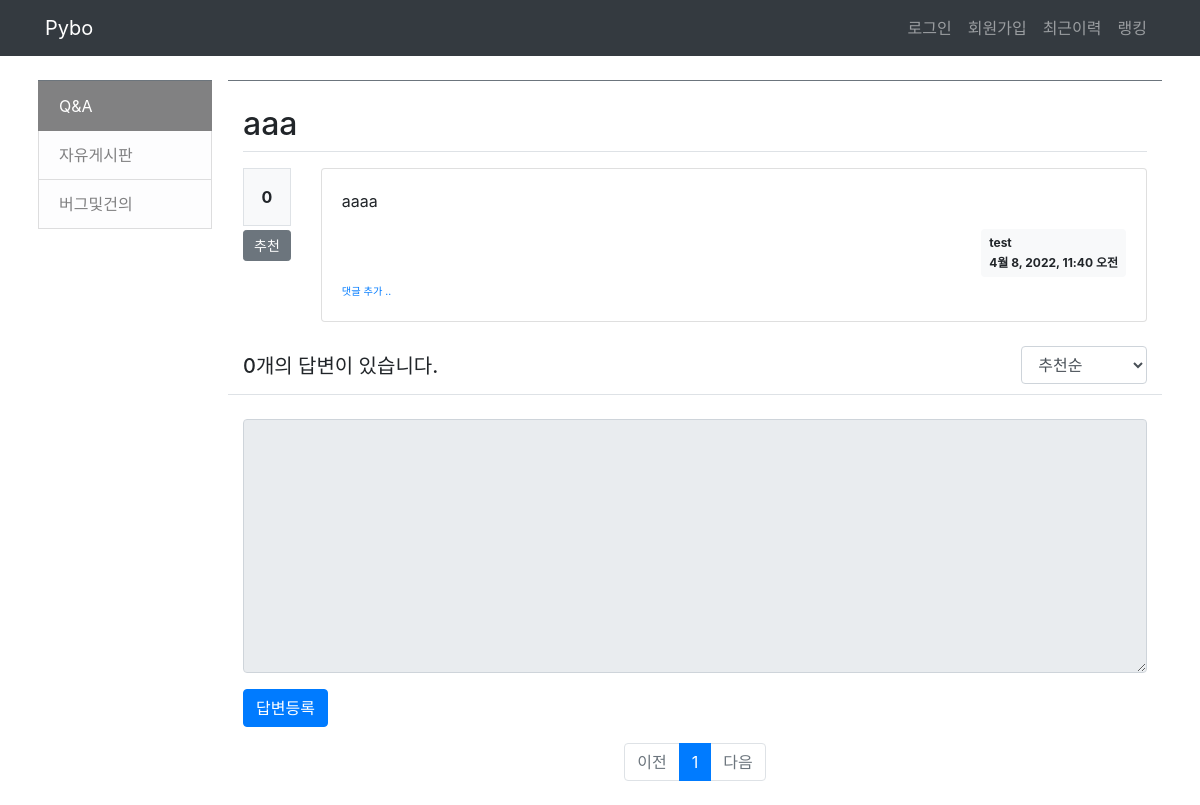
Before: /pybo/question/detail/3/ with the older database file.
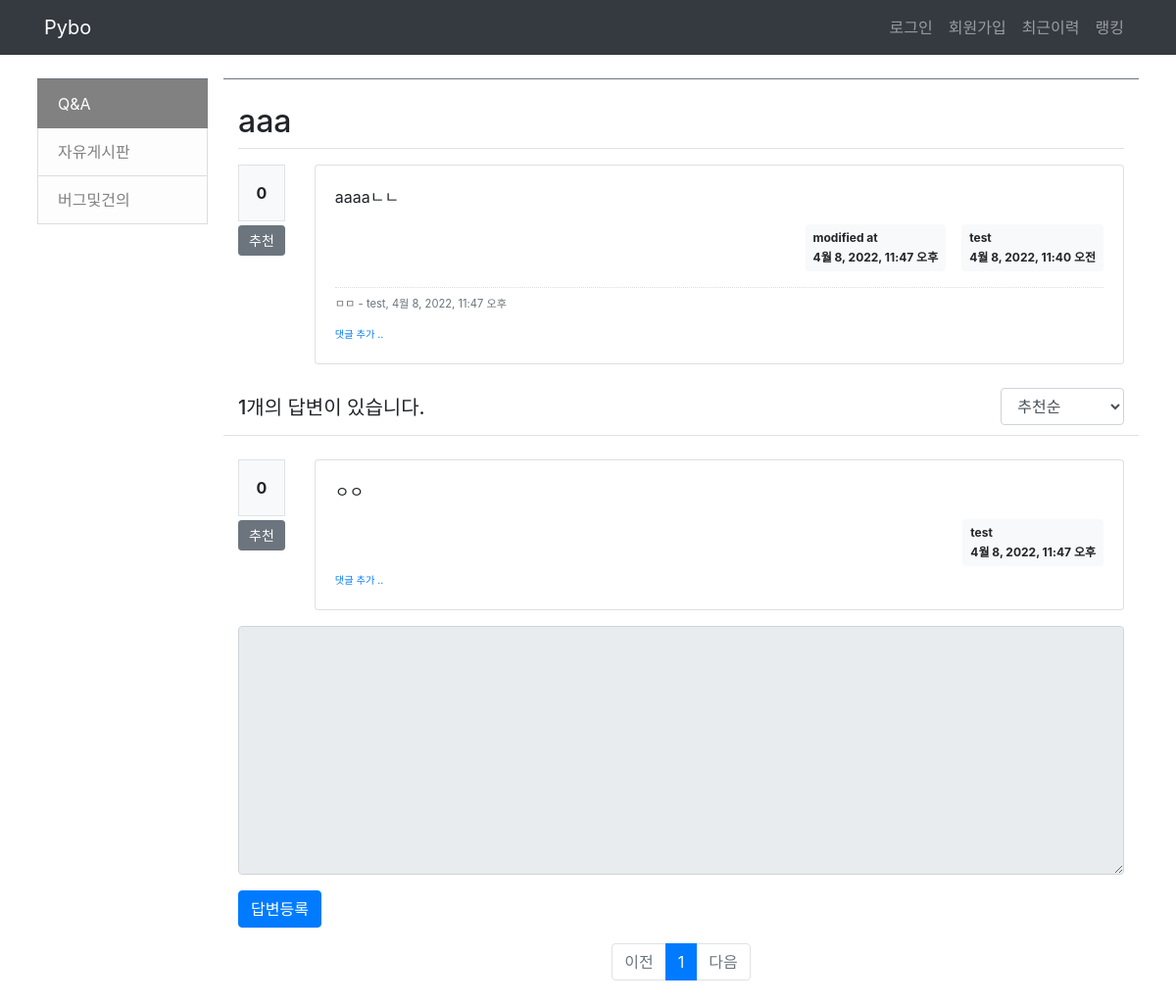
After: the same page with the newer database file.
### pybo/models.py (models this page shows, shortened)
class Question(models.Model):
    class Meta:
        ordering = ['id']
    author = models.ForeignKey(User, on_delete=models.CASCADE, related_name='author_question')
    subject = models.CharField(max_length=200)
    content = models.TextField()
    create_date = models.DateTimeField(auto_now_add=True, blank=True)
    modify_date = models.DateTimeField(null=True, blank=True)
    voter = models.ManyToManyField(User, related_name='voter_question', blank=True)
    category = models.ForeignKey(Category, on_delete=models.CASCADE, related_name='category_question')
    view_count = models.IntegerField(null=True, blank=True, default=0)
    notice = models.BooleanField(default=False)  # 공지사항 여부
    def get_absolute_url(self):
        return reverse('pybo:detail', args=[self.id])

class Comment(models.Model):
    author = models.ForeignKey(User, on_delete=models.CASCADE)
    content = models.TextField()
    create_date = models.DateTimeField()
    modify_date = models.DateTimeField(null=True, blank=True)
    question = models.ForeignKey(Question, null=True, blank=True, on_delete=models.CASCADE)
    answer = models.ForeignKey(Answer, null=True, blank=True, on_delete=models.CASCADE)

class Answer(models.Model):
    author = models.ForeignKey(User, on_delete=models.CASCADE, related_name='author_answer')
    question = models.ForeignKey(Question, on_delete=models.CASCADE)
    content = models.TextField()
    create_date = models.DateTimeField()
    modify_date = models.DateTimeField(null=True, blank=True)
    voter = models.ManyToManyField(User, related_name='voter_answer')

### pybo/views/base_views.py (the view)
# urls.py: path('question/detail/<int:question_id>/', base_views.detail, name='detail'),
def detail(request, question_id):
    question = get_object_or_404(Question, pk=question_id)
    page = request.GET.get('page', '1')
    so = request.GET.get('so', 'recommend')
    if so == 'recommend':
        answer_list = Answer.objects.filter(question=question).annotate(num_voter=Count('voter')).order_by('-num_voter', '-create_date')
    else:
        answer_list = Answer.objects.filter(question=question).order_by('-create_date')
    paginator = Paginator(answer_list, 5)
    page_obj = paginator.get_page(page)
    context = {'question': question, 'answer_list': page_obj, 'page': page, 'so': so, 'category': question.category}
    return render(request, 'pybo/question_detail.html', context)

### pybo/templatetags/pybo_filter.py (called while the page is built)
@register.filter()
def mark(value):
    extensions = ["nl2br", "fenced_code"]
    return mark_safe(markdown.markdown(value, extensions=extensions))

### templates/pybo/question_detail.html (shortened to what the changed rows need)
{% extends 'base.html' %}
{% load pybo_filter %}
{% block content %}
<div class="container my-3">
    <h2 class="border-bottom py-2">{{ question.subject }}</h2>
    <div class="row my-3">
        <div class="col-1">
            <div class="bg-light text-center p-3 border font-weight-bolder mb-1">{{question.voter.count}}</div>
            <a href="#" data-uri="{% url 'pybo:vote_question' question.id  %}"
               class="recommend btn btn-sm btn-secondary btn-block my-1">추천</a>
        </div>
        <div class="col-11">
            <div class="card">
                <div class="card-body">
                    <div class="card-text">{{ question.content|mark }}</div>
                    <div class="d-flex justify-content-end">
                        {% if question.modify_date %}
                        <div class="badge badge-light p-2 text-left mx-3">
                            <div class="mb-2">modified at</div>
                            <div>{{ question.modify_date }}</div>
                        </div>
                        {% endif %}
                        <div class="badge badge-light p-2 text-left">
                            <div class="mb-2">{{ question.author.username }}</div>
                            <div>{{ question.create_date }}</div>
                        </div>
                    </div>
                    {% if question.comment_set.count > 0 %}
                    <div class="mt-3">
                    {% for comment in question.comment_set.all %}
                        <div class="comment py-2 text-muted">
                            <span style="white-space: pre-line;">{{ comment.content }}</span>
                            <span>
                                - {{ comment.author }}, {{ comment.create_date }}
                            </span>
                        </div>
                    {% endfor %}
                    </div>
                    {% endif %}
                </div>
            </div>
        </div>
    </div>
    <div class="row justify-content-between border-bottom my-4">
        <div class="col-4 py-2">
            <h5>{{ question.answer_set.count}}개의 답변이 있습니다.</h5>
        </div>
        <div class="col-2">
        </div>
    </div>
    {% for answer in answer_list %}
    <div class="row my-3">
        <div class="col-1">
            <div class="bg-light text-center p-3 border font-weight-bolder mb-1">{{answer.voter.count}}</div>
            <a href="#" data-uri="{% url 'pybo:vote_answer' answer.id  %}"
                class="recommend btn btn-sm btn-secondary btn-block my-1">추천</a>
        </div>
        <div class="col-11">
            <div class="card">
                <div class="card-body">
                    <div class="card-text">{{ answer.content|mark }}</div>
                    <div class="d-flex justify-content-end">
                        <div class="badge badge-light p-2 text-left">
                            <div class="mb-2">{{ answer.author.username }}</div>
                            <div>{{ answer.create_date }}</div>
                        </div>
                    </div>
                    <div>
                        <a href="{% url 'pybo:comment_create_answer' answer.id  %}"
                           class="small"><small>댓글 추가 ..</small></a>
                    </div>
                </div>
            </div>
        </div>
    </div>
    {% endfor %}
    <form action="{% url 'pybo:answer_create' question.id %}" method="post" class="my-3">
        <div class="form-group">
        </div>
        <input type="submit" value="답변등록" class="btn btn-primary">
    </form>
</div>
    <ul class="pagination justify-content-center">
        {% for page_number in answer_list.paginator.page_range %}
            {% if page_number >= answer_list.number|add:-5 and page_number <= answer_list.number|add:5 %}
                {% if page_number == answer_list.number %}
                <li class="page-item active" aria-current="page">
                    <a class="page-link" data-page="{{ page_number }}" href="#">{{ page_number }}</a>
                </li>
                {% else %}
                <li class="page-item">
                    <a class="page-link" data-page="{{ page_number }}" href="#">{{ page_number }}</a>
                </li>
                {% endif %}
            {% endif %}
        {% endfor %}
    </ul>
{% endblock %}

Changed rows visible on the page:
changed Question "aaa": content|mark "aaaa" → "aaaaㄴㄴ"; modify_date (not shown) → "4월 8, 2022, 11:47 오후"; answer_set.count "0" → "1"
added Comment: content "ㅁㅁ", author "test", create_date "4월 8, 2022, 11:47 오후"
added Answer: voter.count "0", content|mark "ㅇㅇ", author.username "test", create_date "4월 8, 2022, 11:47 오후"
Other visible differences:
text now shown: "modified at"
